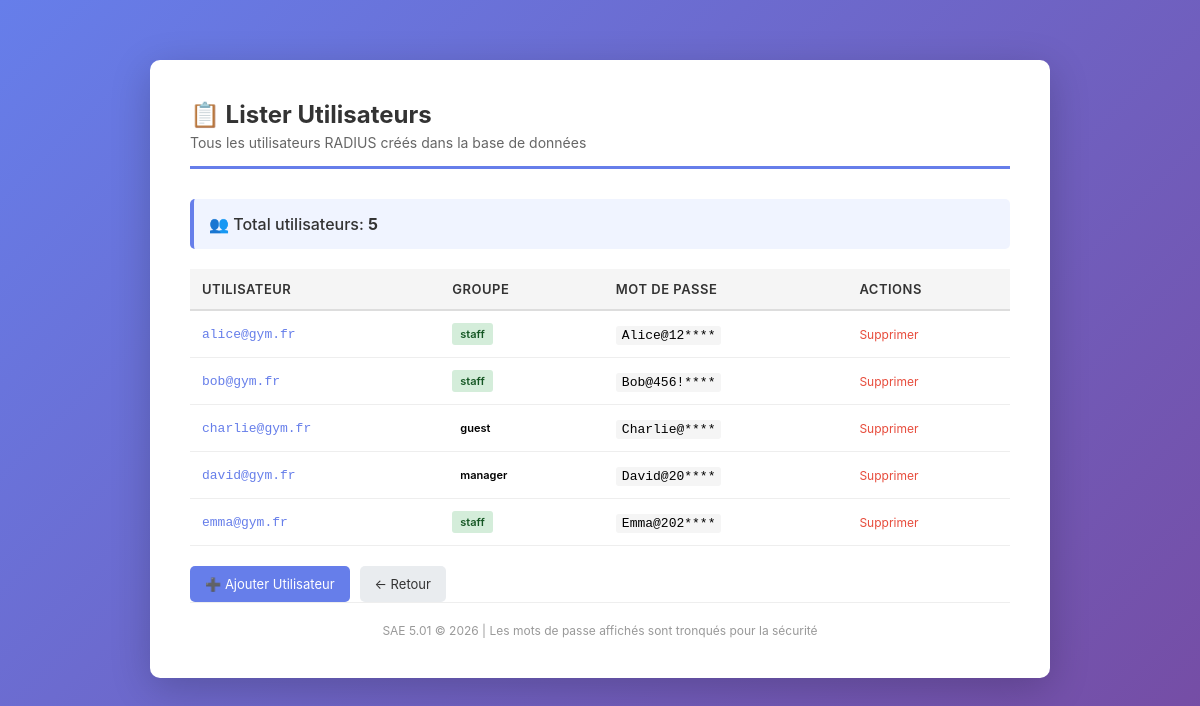
The app's page /php-admin/list_users.php with its own data.
### tables this page shows
CREATE TABLE radcheck (
  id int(11) unsigned NOT NULL auto_increment,
  username varchar(64) NOT NULL default '',
  attribute varchar(64) NOT NULL default '',
  op char(2) NOT NULL default ':=',
  value varchar(253) NOT NULL default '',
  PRIMARY KEY (id),
  KEY username (username),
  KEY attribute (attribute)
);

CREATE TABLE radusergroup (
  id int(11) unsigned NOT NULL auto_increment,
  username varchar(64) NOT NULL default '',
  groupname varchar(64) NOT NULL default '',
  priority int(11) NOT NULL default 0,
  PRIMARY KEY (id),
  KEY username (username),
  KEY groupname (groupname)
);

### php-admin/config.php (called while the page is built, shortened)
<?php
function escape_html($text) {
    return htmlspecialchars($text, ENT_QUOTES, 'UTF-8');
}
?>

### php-admin/list_users.php (the view, shortened to what this page needs)
<?php
require_once 'config.php';
$users = [];
try {
    $pdo = get_db_connection();
    $stmt = $pdo->prepare('
        SELECT
            rc.id,
            rc.username,
            rc.value as password,
            rug.groupname,
            rc.attribute
        FROM radcheck rc
        LEFT JOIN radusergroup rug ON rc.username = rug.username
        WHERE rc.attribute IN ("Cleartext-Password", "User-Password")
        ORDER BY rc.username ASC
    ');
    $stmt->execute();
    $users = $stmt->fetchAll(PDO::FETCH_ASSOC);
} catch (PDOException $e) {
    $error = 'Erreur lors de la récupération des utilisateurs: ' . $e->getMessage();
    log_error("Erreur list_users: " . $e->getMessage());
}
?>
<!DOCTYPE html>
<html lang="fr">
<head>
</head>
<body>
    <div class="container">
        <div class="header">
            <h1>📋 Lister Utilisateurs</h1>
            <p>Tous les utilisateurs RADIUS créés dans la base de données</p>
        </div>
        <div class="stats">
            <p>👥 Total utilisateurs: <strong><?php echo count($users); ?></strong></p>
        </div>
        <?php if (empty($users)): ?>
            <div class="empty">
                <div class="empty-icon">📭</div>
                <p>Aucun utilisateur créé</p>
                <p style="font-size: 12px; color: #ccc; margin-top: 10px;">
                    <a href="add_user.php" style="color: #667eea; text-decoration: none;">Ajouter le premier utilisateur</a>
                </p>
            </div>
        <?php else: ?>
            <div class="table-wrapper">
                <table>
                    <thead>
                        <tr>
                            <th>Utilisateur</th>
                            <th>Groupe</th>
                            <th>Mot de passe</th>
                            <th>Actions</th>
                        </tr>
                    </thead>
                    <tbody>
                        <?php foreach ($users as $user): ?>
                            <tr>
                                <td class="username"><?php echo escape_html($user['username']); ?></td>
                                <td>
                                    <span class="group <?php echo escape_html($user['groupname'] ?? 'staff'); ?>">
                                        <?php echo escape_html($user['groupname'] ?? 'N/A'); ?>
                                    </span>
                                </td>
                                <td>
                                    <code style="background: #f5f5f5; padding: 2px 6px; border-radius: 3px;">
                                        <?php echo escape_html(substr($user['password'], 0, 8) . '****'); ?>
                                    </code>
                                </td>
                                <td>
                                    <a href="delete_user.php?username=<?php echo urlencode($user['username']); ?>"
                                       style="color: #e74c3c; text-decoration: none; font-size: 12px;">
                                        Supprimer
                                    </a>
                                </td>
                            </tr>
                        <?php endforeach; ?>
                    </tbody>
                </table>
            </div>
        <?php endif; ?>
        <div class="button-group">
            <a href="add_user.php" class="button">➕ Ajouter Utilisateur</a>
            <a href="index.php" class="button secondary">← Retour</a>
        </div>
        <div class="footer">
            <p>SAE 5.01 © 2026 | Les mots de passe affichés sont tronqués pour la sécurité</p>
        </div>
    </div>
</body>
</html>

### php-admin/list_users.php (style rules this page uses)
* { margin: 0; padding: 0; box-sizing: border-box; }
body { font-family: -apple-system, BlinkMacSystemFont, 'Segoe UI', Roboto, sans-serif; background: linear-gradient(135deg, #667eea 0%, #764ba2 100%); min-height: 100vh; padding: 20px; }
.container { max-width: 900px; margin: 40px auto; background: white; border-radius: 10px; box-shadow: 0 10px 40px rgba(0, 0, 0, 0.2); padding: 40px; }
.header { margin-bottom: 30px; border-bottom: 3px solid #667eea; padding-bottom: 15px; }
.header h1 { color: #333; font-size: 24px; margin-bottom: 5px; }
.header p { color: #666; font-size: 14px; }
.stats { background: #f0f4ff; padding: 15px; border-radius: 5px; margin-bottom: 20px; border-left: 4px solid #667eea; }
.stats p { color: #333; font-weight: 500; }
.table-wrapper { overflow-x: auto; margin-bottom: 20px; }
table { width: 100%; border-collapse: collapse; }
thead { background: #f5f5f5; border-bottom: 2px solid #ddd; }
th { padding: 12px; text-align: left; font-weight: 600; color: #333; font-size: 13px; text-transform: uppercase; letter-spacing: 0.5px; }
td { padding: 12px; border-bottom: 1px solid #eee; font-size: 13px; }
.username { font-weight: 500; color: #667eea; font-family: monospace; }
.group { display: inline-block; padding: 4px 8px; border-radius: 3px; font-size: 11px; font-weight: 600; }
.group.staff { background: #d4edda; color: #155724; }
.button-group { display: flex; gap: 10px; }
a.button { padding: 10px 15px; background: #667eea; color: white; text-decoration: none; border-radius: 5px; font-size: 13px; transition: all 0.3s ease; }
a.button.secondary { background: #e9ecef; color: #333; }
.footer { text-align: center; padding-top: 20px; border-top: 1px solid #eee; color: #999; font-size: 12px; }

### records on screen
radcheck: username "alice@gym.fr", radusergroup.groupname "staff", value "Alice@12****"
radcheck: username "bob@gym.fr", radusergroup.groupname "staff", value "Bob@456!****"
radcheck: username "charlie@gym.fr", radusergroup.groupname "guest", value "Charlie@****"
radcheck: username "david@gym.fr", radusergroup.groupname "manager", value "David@20****"
radcheck: username "emma@gym.fr", radusergroup.groupname "staff", value "Emma@202****"

### other values on screen
count($users) "5"
